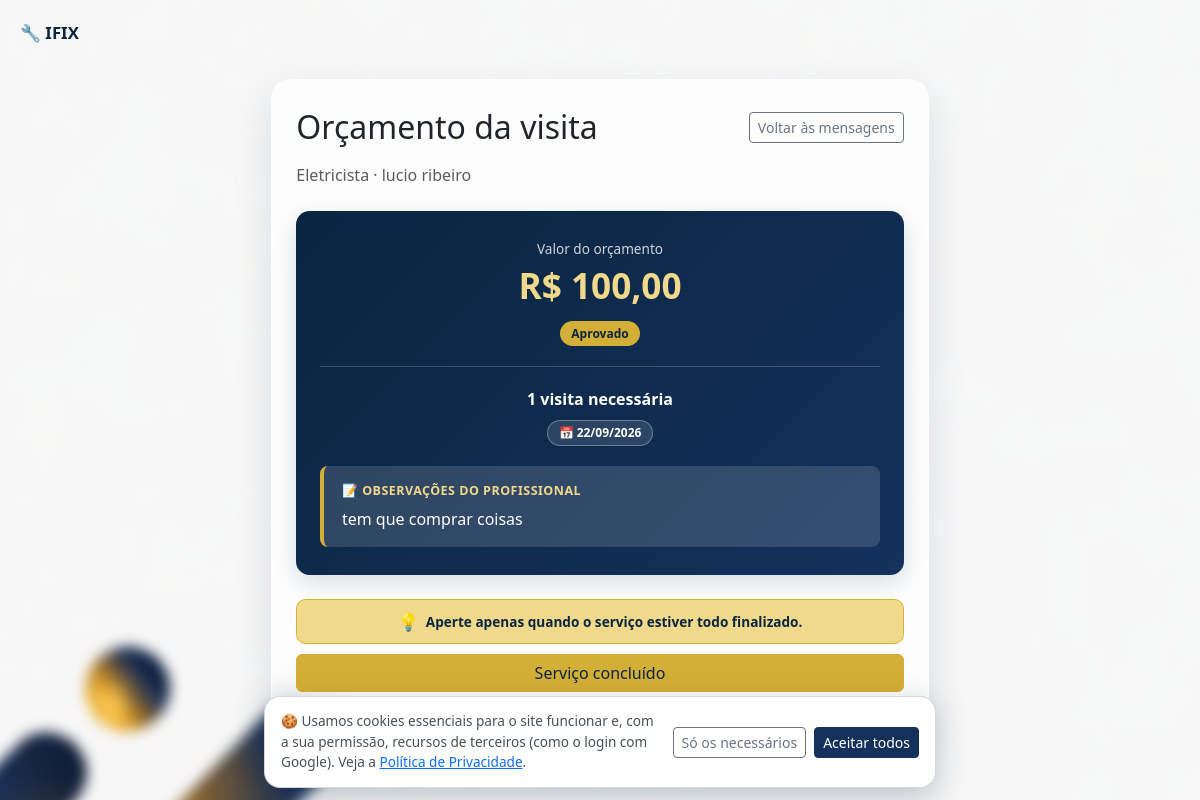
The page /servicos/solicitacao/81/orcamento/ (signed in) on the database its author committed.
### services/models.py (models this page shows, shortened)
class SolicitacaoServico(models.Model):
    STATUS_PENDENTE = 'pendente'
    STATUS_CONFIRMADO = 'confirmado'
    STATUS_CONCLUIDO = 'concluido'
    STATUS_CANCELADO = 'cancelado'
    STATUS_CHOICES = (
        (STATUS_PENDENTE, 'Pendente'),
        (STATUS_CONFIRMADO, 'Confirmado'),
        (STATUS_CONCLUIDO, 'Concluído'),
        (STATUS_CANCELADO, 'Cancelado'),
    )
    usuario = models.ForeignKey(
        settings.AUTH_USER_MODEL,
        on_delete=models.CASCADE,
        related_name='solicitacoes',
    )
    servico = models.ForeignKey(
        Servico,
        on_delete=models.CASCADE,
        related_name='solicitacoes',
    )
    mensagem = models.TextField(blank=True, verbose_name='Mensagem/observações')
    data_visita = models.DateField(
        null=True, blank=True,
        verbose_name='Dia da visita solicitado',
        help_text='Dia escolhido pelo cliente, no calendário, para a visita do profissional.',
    )
    status = models.CharField(max_length=15, choices=STATUS_CHOICES, default=STATUS_PENDENTE)
    visita_concluida_em = models.DateTimeField(
        null=True, blank=True,
        verbose_name='Visita concluída em',
        help_text='Preenchido quando o cliente confirma que o profissional foi até a casa dele, liberando a aba Orçamentos para essa solicitação.',
    )
    TURNO_MANHA = 'manha'
    TURNO_TARDE = 'tarde'
    TURNO_NOITE = 'noite'
    TURNO_QUALQUER = 'qualquer'
    TURNO_CHOICES = (
        (TURNO_MANHA, 'Manhã (8h às 12h)'),
        (TURNO_TARDE, 'Tarde (12h às 18h)'),
        (TURNO_NOITE, 'Noite (18h às 21h)'),
        (TURNO_QUALQUER, 'Qualquer horário'),
    )
    TURNOS_CURTOS = {
        TURNO_MANHA: 'Manhã',
        TURNO_TARDE: 'Tarde',
        TURNO_NOITE: 'Noite',
        TURNO_QUALQUER: 'Qualquer horário',
    }
    turno = models.CharField(
        max_length=10, choices=TURNO_CHOICES, default=TURNO_QUALQUER,
        verbose_name='Turno preferido',
    )
    urgente = models.BooleanField(
        default=False, verbose_name='Urgente (hoje)',
        help_text='O cliente precisa do atendimento hoje; o pedido aparece em destaque para o profissional.',
    )
    grupo = models.UUIDField(
        null=True, blank=True, db_index=True, editable=False,
        help_text='Pedidos criados juntos, para vários profissionais ao mesmo tempo, dividem o mesmo grupo (usado na comparação).',
    )
    latitude = models.FloatField(null=True, blank=True, verbose_name='Latitude do local da visita')
    longitude = models.FloatField(null=True, blank=True, verbose_name='Longitude do local da visita')
    endereco_visita = models.CharField(
        max_length=255, blank=True, verbose_name='Endereço / ponto de referência da visita',
    )
    a_caminho_em = models.DateTimeField(
        null=True, blank=True, verbose_name='Profissional avisou que está a caminho (1ª visita)',
    )
    reagendamentos = models.PositiveSmallIntegerField(
        default=0, verbose_name='Reagendamentos aceitos (1ª visita)',
    )
    cancelado_por = models.ForeignKey(
        settings.AUTH_USER_MODEL, null=True, blank=True, on_delete=models.SET_NULL,
        related_name='solicitacoes_canceladas', verbose_name='Cancelado por',
    )
    cancelado_em = models.DateTimeField(null=True, blank=True, verbose_name='Cancelado em')
    motivo_cancelamento = models.TextField(blank=True, verbose_name='Motivo do cancelamento')
    cancelamento_tardio = models.BooleanField(
        default=False, verbose_name='Cancelamento tardio',
        help_text='Cancelado com menos antecedência do que a regra permite (ver services/regras.py).',
    )
    respondida_em = models.DateTimeField(
        null=True, blank=True, verbose_name='Respondida pelo profissional em',
        help_text='Quando o profissional aceitou ou recusou o pedido (base do tempo de resposta do perfil).',
    )
    criado_em = models.DateTimeField(auto_now_add=True)
    class Meta:
        verbose_name = 'Solicitação de serviço'
        verbose_name_plural = 'Solicitações de serviço'
        ordering = ['-criado_em']

class Servico(models.Model):
    profissional = models.ForeignKey(
        settings.AUTH_USER_MODEL,
        on_delete=models.CASCADE,
        related_name='servicos',
        limit_choices_to={'profile__tipo': 'profissional'},
    )
    categoria = models.ForeignKey(
        CategoriaServico,
        on_delete=models.PROTECT,
        related_name='servicos',
    )
    nome = models.CharField(max_length=150, verbose_name='Nome do serviço')  # P4
    slug = models.SlugField(
        max_length=180, unique=True, blank=True,
        help_text='Gerado sozinho (ex.: eletricista-joao-silva-12) - usado na URL da página do serviço.',
    )
    subservico = models.CharField(
        max_length=150, blank=True, verbose_name='Subserviço',
    )  # P4.1 - opção específica dentro do serviço, conforme a categoria
    descricao = models.TextField(verbose_name='Observação')  # P5
    preco_min = models.DecimalField(
        max_digits=10, decimal_places=2,
        validators=[MinValueValidator(0)],
        verbose_name='Preço da visita a partir de (R$)',
    )  # P6
    preco_max = models.DecimalField(
        max_digits=10, decimal_places=2,
        validators=[MinValueValidator(0)],
        verbose_name='Preço da visita até (R$)',
    )  # P6
    duracao_minutos = models.PositiveIntegerField(verbose_name='Duração estimada (minutos)')  # P7
    criado_em = models.DateTimeField(auto_now_add=True)
    atualizado_em = models.DateTimeField(auto_now=True)
    class Meta:
        verbose_name = 'Serviço'
        verbose_name_plural = 'Serviços'
        ordering = ['-criado_em']

class Orcamento(models.Model):
    solicitacao = models.OneToOneField(
        SolicitacaoServico,
        on_delete=models.CASCADE,
        related_name='orcamento',
    )
    valor = models.DecimalField(
        max_digits=10, decimal_places=2,
        validators=[MinValueValidator(0)],
        verbose_name='Valor do orçamento (R$)',
    )
    observacoes = models.TextField(blank=True, verbose_name='Observações para o cliente')
    STATUS_PENDENTE = 'pendente'
    STATUS_APROVADO = 'aprovado'
    STATUS_RECUSADO = 'recusado'
    STATUS_CHOICES = (
        (STATUS_PENDENTE, 'Aguardando aprovação'),
        (STATUS_APROVADO, 'Aprovado'),
        (STATUS_RECUSADO, 'Recusado'),
    )
    status = models.CharField(max_length=10, choices=STATUS_CHOICES, default=STATUS_PENDENTE)
    respondido_em = models.DateTimeField(null=True, blank=True)
    motivo_recusa = models.TextField(blank=True, verbose_name='Motivo da recusa')
    resposta_vista_pelo_profissional = models.BooleanField(default=True)
    visualizado_pelo_cliente = models.BooleanField(
        default=False,
        verbose_name='Visualizado pelo cliente',
        help_text='Marca se o cliente já abriu a tela deste orçamento, para controlar o aviso de "novo orçamento" no menu.',
    )
    criado_em = models.DateTimeField(auto_now_add=True)
    atualizado_em = models.DateTimeField(auto_now=True)
    class Meta:
        verbose_name = 'Orçamento'
        verbose_name_plural = 'Orçamentos'

class DiaVisitaOrcamento(models.Model):
    orcamento = models.ForeignKey(
        Orcamento,
        on_delete=models.CASCADE,
        related_name='dias_visita',
    )
    data = models.DateField(verbose_name='Dia da visita')
    STATUS_PROPOSTA = 'proposta'
    STATUS_AGENDADA = 'agendada'
    STATUS_CANCELADA = 'cancelada'
    STATUS_CHOICES = (
        (STATUS_PROPOSTA, 'Proposta (aguardando aprovação do orçamento)'),
        (STATUS_AGENDADA, 'Agendada'),
        (STATUS_CANCELADA, 'Cancelada'),
    )
    status = models.CharField(max_length=10, choices=STATUS_CHOICES, default=STATUS_PROPOSTA)
    turno = models.CharField(
        max_length=10, choices=SolicitacaoServico.TURNO_CHOICES,
        default=SolicitacaoServico.TURNO_QUALQUER, verbose_name='Turno',
    )
    a_caminho_em = models.DateTimeField(null=True, blank=True, verbose_name='Profissional avisou que está a caminho')
    reagendamentos = models.PositiveSmallIntegerField(default=0, verbose_name='Reagendamentos aceitos')
    class Meta:
        verbose_name = 'Dia de visita do orçamento'
        verbose_name_plural = 'Dias de visita do orçamento'
        ordering = ['data']

### services/views.py (the view, shortened to what this page needs)
# urls.py: path('solicitacao/<int:pk>/orcamento/', views.orcamento_detalhe, name='orcamento_detalhe'),
@login_required
def orcamento_detalhe(request, pk):
    solicitacao = get_object_or_404(
        SolicitacaoServico.objects.select_related('servico', 'usuario', 'servico__profissional'),
        pk=pk,
        status__in=[SolicitacaoServico.STATUS_CONFIRMADO, SolicitacaoServico.STATUS_CONCLUIDO],
    )
    if request.user not in (solicitacao.usuario, solicitacao.servico.profissional):
        messages.error(request, 'Você não tem acesso a este orçamento.')
        return redirect('home')
    orcamento = getattr(solicitacao, 'orcamento', None)
    dias_visita = orcamento.dias_visita.all() if orcamento else []
    if orcamento and request.user == solicitacao.usuario and not orcamento.visualizado_pelo_cliente:
        orcamento.visualizado_pelo_cliente = True
        orcamento.save(update_fields=['visualizado_pelo_cliente'])
    avaliacao = None
    avaliacao_form = None
    outros_orcamentos_pendentes = False
    if orcamento and request.user == solicitacao.servico.profissional and not orcamento.resposta_vista_pelo_profissional:
        orcamento.resposta_vista_pelo_profissional = True
        orcamento.save(update_fields=['resposta_vista_pelo_profissional'])
    return render(request, 'services/orcamento_detalhe.html', {
        'hoje_data': timezone.localdate(),
        'pix_habilitado': pagamentos.habilitado(),
        'pagamento': pagamentos.pagamento_ativo(solicitacao) if orcamento else None,
        'visitas_agendadas': regras.visitas_da_solicitacao(solicitacao) if orcamento else [],
        'solicitacao': solicitacao,
        'orcamento': orcamento,
        'dias_visita': dias_visita,
        'avaliacao': avaliacao,
        'avaliacao_form': avaliacao_form,
        'outros_orcamentos_pendentes': outros_orcamentos_pendentes,
    })

### services/templates/services/orcamento_detalhe.html (shortened to what this page needs)
{% extends "base_auth.html" %}
{% block content %}
{% if solicitacao.status == 'concluido' and user == solicitacao.usuario %}
    <div class="service-done-overlay" id="service-done-overlay" {% if avaliacao and outros_orcamentos_pendentes %}data-auto-redirect="{% url 'services:orcamentos_lista' %}"{% endif %}>
        <div class="service-done-card">
            <span class="service-done-check" aria-hidden="true">✔</span>
            <h1 class="service-done-title">SERVIÇO CONCLUÍDO</h1>
            <p class="service-done-subtitle">{{ solicitacao.servico.nome }} &middot; {{ solicitacao.servico.profissional.get_full_name|default:solicitacao.servico.profissional.username }}</p>
            {% if avaliacao %}
                <hr>
                <h3>Sua avaliação</h3>
                <div class="rating-result" aria-label="{{ avaliacao.estrelas }} de 5 estrelas">{{ avaliacao.get_estrelas_display }}</div>
                {% if avaliacao.comentario %}<p class="mb-0">{{ avaliacao.comentario|linebreaksbr }}</p>{% endif %}
                {% if outros_orcamentos_pendentes %}
                    <p class="service-done-redirect-hint">Voltando para seus outros orçamentos pendentes&hellip;</p>
                {% endif %}
            {% else %}
                <hr>
                <h3>Avalie o profissional</h3>
                <form method="post" action="{% url 'services:avaliar_solicitacao' solicitacao.pk %}" class="evaluation-form text-start mx-auto">
                    {% csrf_token %}
                    <fieldset class="mb-3">
                        <legend class="fs-6">{{ avaliacao_form.estrelas.label }}</legend>
                        <div class="star-rating" role="radiogroup" aria-label="{{ avaliacao_form.estrelas.label }}">
                            {% for value, label in avaliacao_form.estrelas.field.choices %}
                                <input type="radio" name="estrelas" value="{{ value }}" id="star-{{ value }}" required>
                                <label for="star-{{ value }}" title="{{ value }} estrela{{ value|pluralize }}">&#9733;</label>
                            {% endfor %}
                        </div>
                    </fieldset>
                    <div class="mb-3">
                        <label class="form-label" for="id_comentario">{{ avaliacao_form.comentario.label }}</label>
                        {{ avaliacao_form.comentario }}
                    </div>
                    <button type="submit" class="btn btn-primary d-block mx-auto">Enviar avaliação</button>
                </form>
            {% endif %}
            <a href="{% url 'services:conversa_solicitacao' solicitacao.pk %}" class="service-done-back-link">Voltar às mensagens</a>
        </div>
    </div>
    <script>
        document.addEventListener('DOMContentLoaded', function () {
            var overlay = document.getElementById('service-done-overlay');
            if (overlay && overlay.dataset.autoRedirect) {
                setTimeout(function () {
                    window.location.href = overlay.dataset.autoRedirect;
                }, 4000);
            }
        });
    </script>
{% else %}
<div class="blob-stage">
    <a href="{% url 'home' %}" class="blob-stage-brand">🔧 IFIX</a>
<div class="row justify-content-center w-100">
    <div class="col-lg-7">
    <div class="blob-stage-card">
        <div class="d-flex justify-content-center justify-content-md-between align-items-center text-center text-md-start mb-3">
            <h2 class="mb-0">Orçamento da visita</h2>
            <a href="{% url 'services:conversa_solicitacao' solicitacao.pk %}" class="btn btn-outline-secondary btn-sm orcamento-back-btn d-none d-md-inline-flex">Voltar às mensagens</a>
        </div>
        <p class="text-muted mb-4 text-center text-md-start">
            {{ solicitacao.servico.nome }}
            {% if user == solicitacao.servico.profissional %}
                &middot; cliente {{ solicitacao.usuario.get_full_name|default:solicitacao.usuario.username }}
            {% else %}
                &middot;  {{ solicitacao.servico.profissional.get_full_name|default:solicitacao.servico.profissional.username }}
            {% endif %}
        </p>
        {% if orcamento %}
            <div class="budget-card mb-4">
                <span class="budget-card-label">Valor do orçamento</span>
                <strong class="budget-card-value">R$ {{ orcamento.valor }}</strong>
                <span class="budget-status budget-status-{{ orcamento.status }}">{{ orcamento.get_status_display }}</span>
                {% if dias_visita %}
                    <div class="budget-visits">
                        <span class="budget-visits-label">
                            {% if dias_visita|length == 1 %}1 visita necessária{% else %}{{ dias_visita|length }} visitas necessárias{% endif %}
                        </span>
                        <div class="budget-visits-chips">
                            {% for dia in dias_visita %}
                                <span class="badge-distancia">📅 {{ dia.data|date:"d/m/Y" }}</span>
                            {% endfor %}
                        </div>
                    </div>
                {% endif %}
                {% if orcamento.observacoes %}
                    <div class="budget-card-observacoes">
                        <span class="budget-card-observacoes-label">📝 Observações do profissional</span>
                        <p class="mb-0">{{ orcamento.observacoes|linebreaksbr }}</p>
                    </div>
                {% endif %}
            </div>
        {% endif %}
        {% if user == solicitacao.usuario %}
            <p class="chat-conclude-hint">
                <span aria-hidden="true">💡</span>
                Aperte apenas quando o serviço estiver todo finalizado.
            </p>
            <form method="post" action="{% url 'services:concluir_solicitacao' solicitacao.pk %}">
                <button type="submit" class="btn btn-success w-100">Serviço concluído</button>
            </form>
        {% endif %}
    </div>
    </div>
</div>
</div>
{% endif %}
{% endblock %}

### rows shown on the page
SolicitacaoServico: servico.nome "Eletricista", servico.profissional.get_full_name "lucio ribeiro"
Orcamento: valor "100,00", status "Aprovado", observacoes "tem que comprar coisas"
DiaVisitaOrcamento: data "22/09/2026"
